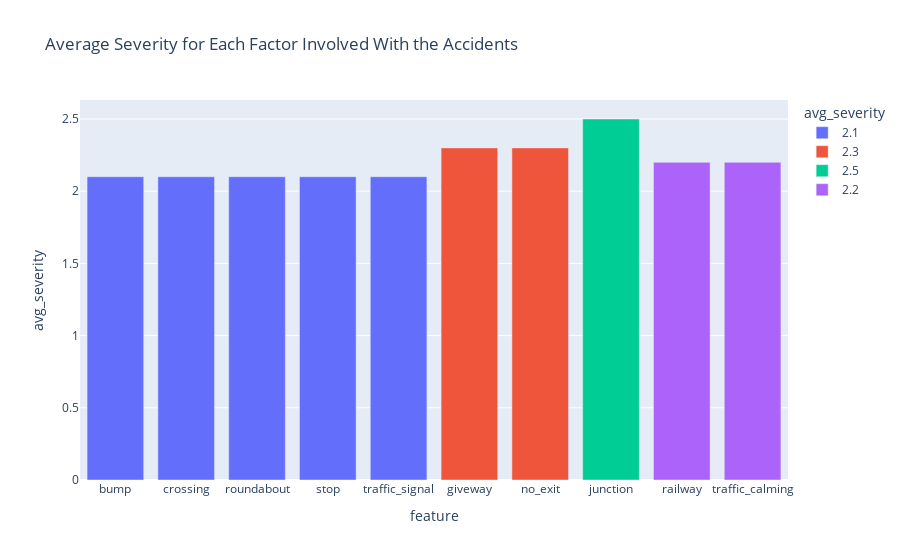

Notebook code for this chart:
### Markdown cell above
**Under which of the following conditions present are car accidents most severe?**

* bump 
* crossing
* giveway
* junction
* no_exit
* railway
* roundabout
* stop 
* traffic_calming
* traffic_signal 
* turning_loop

### Code cell
features = ["bump", "crossing", "giveway", "junction", 
            "no_exit", "railway", "roundabout", "stop", 
            "traffic_calming", "traffic_signal"]

df = pd.DataFrame(columns=['feature', 'avg_severity'])

for index, feature in enumerate(features):
    query = """
        SELECT AVG(severity) FROM accidents
        WHERE {}=True
        """.format(feature)
    cur.execute(query)
    data = cur.fetchone()
    #print((index, feature, type(data[0])))
    
    df.loc[index] = [feature] + [round(data[0],1)]
    
fig = px.bar(df, x='feature', y='avg_severity', color='avg_severity', 
             title="Average Severity for Each Factor Involved With the Accidents")

fig.show()

### Figure 1 — Plotly figure (JSON) as saved in the notebook; plotly's stock layout.template omitted (floating-point values rounded to 4 significant figures)
{"data": [{"alignmentgroup": "True", "hovertemplate": "avg_severity=%{y}<br>feature=%{x}<extra></extra>", "legendgroup": "2.1", "marker": {"color": "#636efa"}, "name": "2.1", "offsetgroup": "2.1", "orientation": "v", "showlegend": true, "textposition": "auto", "type": "bar", "x": ["bump", "crossing", "roundabout", "stop", "traffic_signal"], "xaxis": "x", "y": [2.1, 2.1, 2.1, 2.1, 2.1], "yaxis": "y"}, {"alignmentgroup": "True", "hovertemplate": "avg_severity=%{y}<br>feature=%{x}<extra></extra>", "legendgroup": "2.3", "marker": {"color": "#EF553B"}, "name": "2.3", "offsetgroup": "2.3", "orientation": "v", "showlegend": true, "textposition": "auto", "type": "bar", "x": ["giveway", "no_exit"], "xaxis": "x", "y": [2.3, 2.3], "yaxis": "y"}, {"alignmentgroup": "True", "hovertemplate": "avg_severity=%{y}<br>feature=%{x}<extra></extra>", "legendgroup": "2.5", "marker": {"color": "#00cc96"}, "name": "2.5", "offsetgroup": "2.5", "orientation": "v", "showlegend": true, "textposition": "auto", "type": "bar", "x": ["junction"], "xaxis": "x", "y": [2.5], "yaxis": "y"}, {"alignmentgroup": "True", "hovertemplate": "avg_severity=%{y}<br>feature=%{x}<extra></extra>", "legendgroup": "2.2", "marker": {"color": "#ab63fa"}, "name": "2.2", "offsetgroup": "2.2", "orientation": "v", "showlegend": true, "textposition": "auto", "type": "bar", "x": ["railway", "traffic_calming"], "xaxis": "x", "y": [2.2, 2.2], "yaxis": "y"}], "layout": {"barmode": "relative", "legend": {"title": {"text": "avg_severity"}, "tracegroupgap": 0}, "title": {"text": "Average Severity for Each Factor Involved With the Accidents"}, "xaxis": {"anchor": "y", "domain": [0, 1], "title": {"text": "feature"}}, "yaxis": {"anchor": "x", "categoryarray": [2.2, 2.5, 2.3, 2.1], "categoryorder": "array", "domain": [0, 1], "title": {"text": "avg_severity"}}}}
